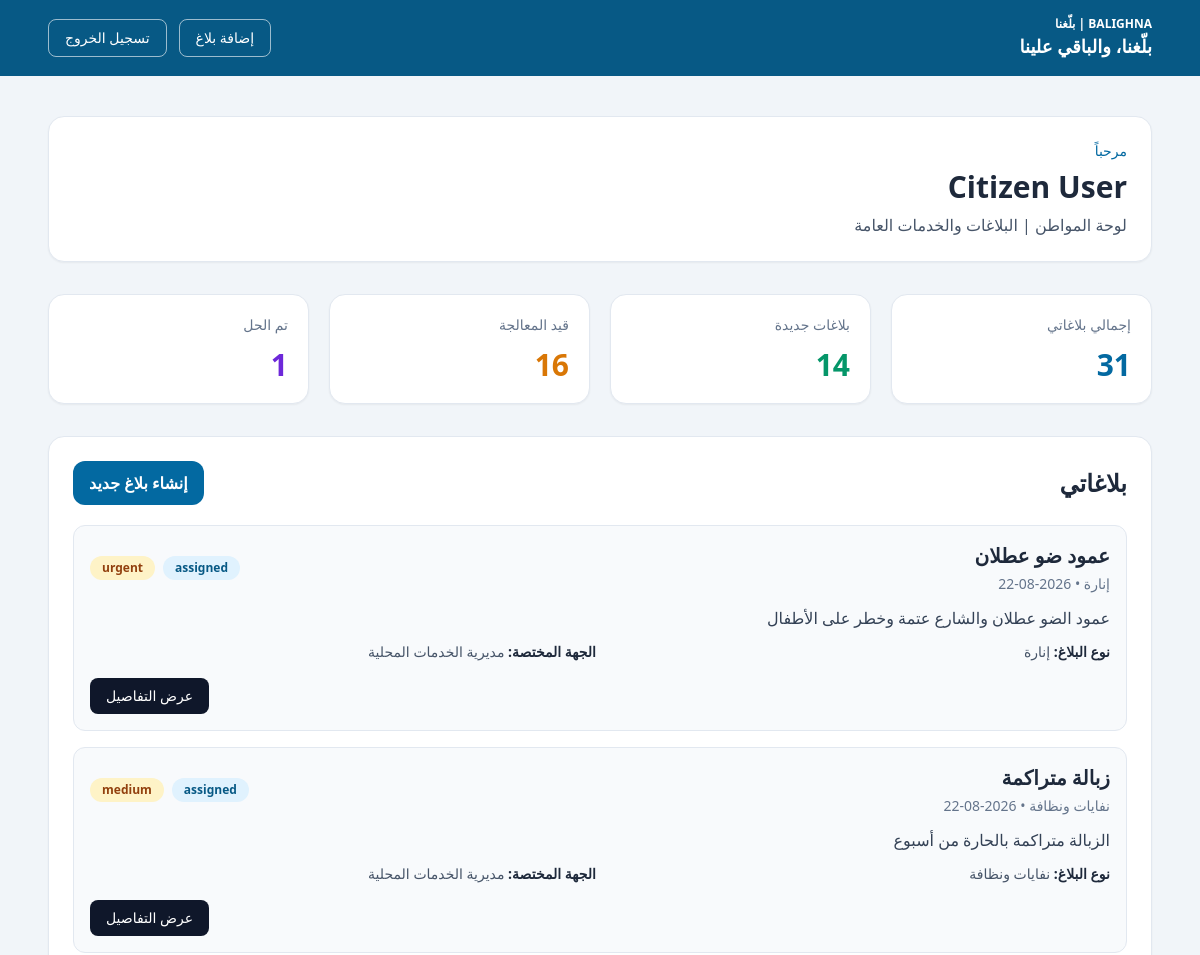
The app's page /citizen (signed in, upper part), older data.
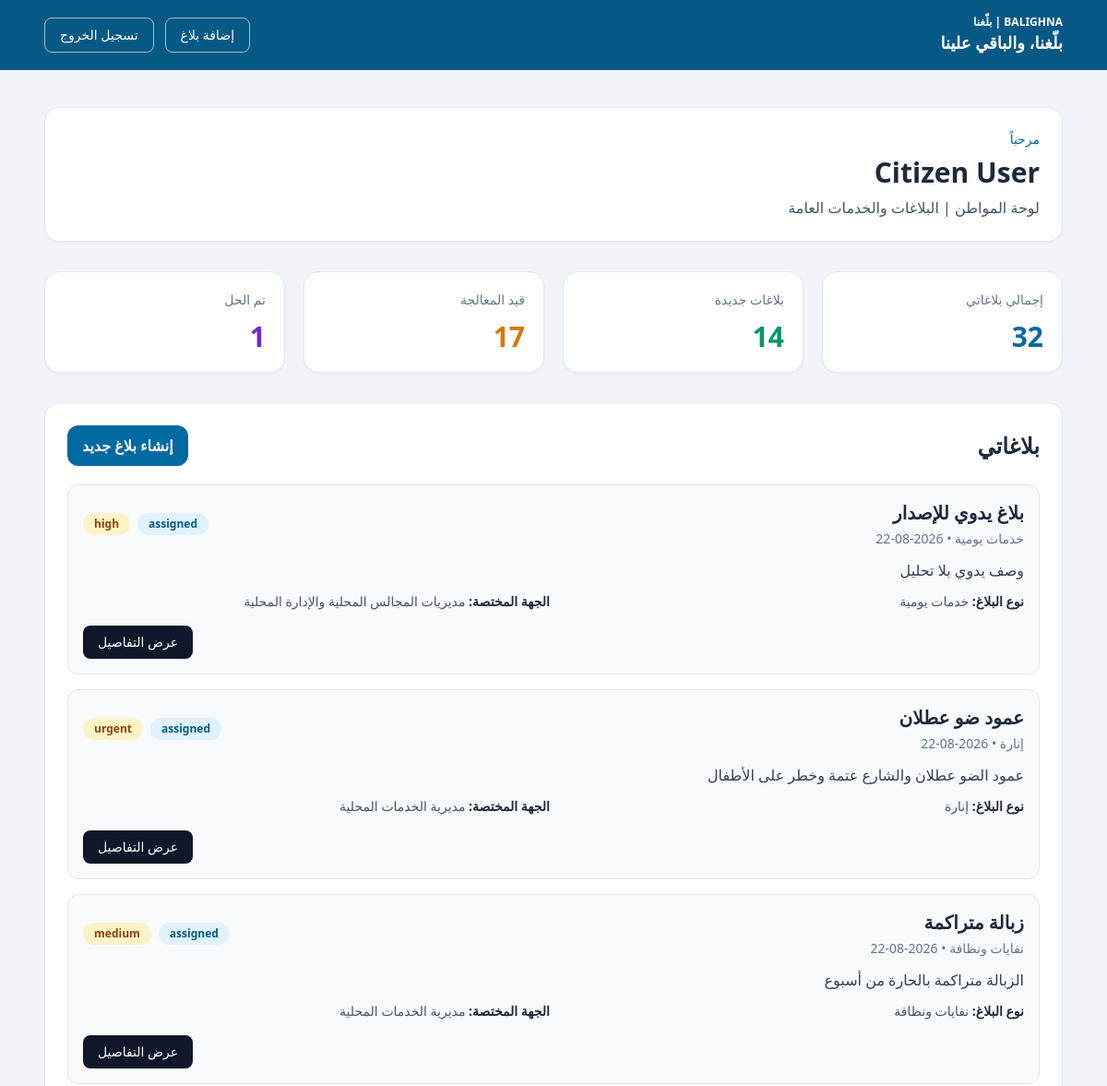
The same page, newer data.
### app/models/complaint.py (models this page shows)
class Complaint(Base):
    __tablename__ = "complaints"
    id: Mapped[int] = mapped_column(primary_key=True, index=True)
    user_id: Mapped[int] = mapped_column(ForeignKey("users.id"), nullable=False)
    category_id: Mapped[int | None] = mapped_column(ForeignKey("categories.id"), nullable=True)
    department_id: Mapped[int | None] = mapped_column(ForeignKey("departments.id"), nullable=True)
    title: Mapped[str] = mapped_column(String(255), nullable=False)
    description: Mapped[str] = mapped_column(Text, nullable=False)
    address: Mapped[str | None] = mapped_column(String(255), nullable=True)
    area: Mapped[str | None] = mapped_column(String(255), nullable=True)
    governorate: Mapped[str | None] = mapped_column(String(255), nullable=True)
    latitude: Mapped[float | None] = mapped_column(Float, nullable=True)
    longitude: Mapped[float | None] = mapped_column(Float, nullable=True)
    image_path: Mapped[str | None] = mapped_column(String(500), nullable=True)
    priority: Mapped[str] = mapped_column(String(50), default="medium", nullable=False)
    status: Mapped[str] = mapped_column(String(50), default="new", nullable=False)
    routing_reason: Mapped[str | None] = mapped_column(Text, nullable=True)
    routing_confidence: Mapped[float | None] = mapped_column(Float, nullable=True)
    assigned_at: Mapped[datetime | None] = mapped_column(DateTime(timezone=True), nullable=True)
    resolved_at: Mapped[datetime | None] = mapped_column(DateTime(timezone=True), nullable=True)
    created_at: Mapped[datetime] = mapped_column(DateTime(timezone=True), default=lambda: datetime.now(timezone.utc), nullable=False)
    updated_at: Mapped[datetime] = mapped_column(
        DateTime(timezone=True),
        default=lambda: datetime.now(timezone.utc),
        onupdate=lambda: datetime.now(timezone.utc),
        nullable=False,
    )
    user: Mapped["User"] = relationship(back_populates="complaints")
    category: Mapped["Category"] = relationship(back_populates="complaints")
    department: Mapped["Department"] = relationship(back_populates="complaints")
    comments: Mapped[list["Comment"]] = relationship(back_populates="complaint")
    updates: Mapped[list["ComplaintUpdate"]] = relationship(back_populates="complaint")

### app/models/category.py (models this page shows)
class Category(Base):
    __tablename__ = "categories"
    id: Mapped[int] = mapped_column(primary_key=True, index=True)
    name: Mapped[str] = mapped_column(String(200), nullable=False)
    slug: Mapped[str] = mapped_column(String(200), unique=True, index=True, nullable=False)
    description: Mapped[str | None] = mapped_column(Text, nullable=True)
    created_at: Mapped[datetime] = mapped_column(DateTime(timezone=True), default=lambda: datetime.now(timezone.utc), nullable=False)
    updated_at: Mapped[datetime] = mapped_column(
        DateTime(timezone=True),
        default=lambda: datetime.now(timezone.utc),
        onupdate=lambda: datetime.now(timezone.utc),
        nullable=False,
    )
    complaints: Mapped[list["Complaint"]] = relationship(back_populates="category")

### app/models/department.py (models this page shows)
class Department(Base):
    __tablename__ = "departments"
    id: Mapped[int] = mapped_column(primary_key=True, index=True)
    name: Mapped[str] = mapped_column(String(255), nullable=False)
    slug: Mapped[str] = mapped_column(String(255), unique=True, index=True, nullable=False)
    description: Mapped[str] = mapped_column(Text, nullable=False)
    scope: Mapped[str] = mapped_column(String(50), nullable=False, default="directorate")
    created_at: Mapped[datetime] = mapped_column(DateTime(timezone=True), default=lambda: datetime.now(timezone.utc), nullable=False)
    updated_at: Mapped[datetime] = mapped_column(
        DateTime(timezone=True),
        default=lambda: datetime.now(timezone.utc),
        onupdate=lambda: datetime.now(timezone.utc),
        nullable=False,
    )
    complaints: Mapped[list["Complaint"]] = relationship(back_populates="department")

### app/routers/auth.py (the view)
@router.get("/citizen")
async def citizen_dashboard(request: Request, user: User = Depends(require_role("citizen")), db: Session = Depends(get_db)):
    return await render_citizen_page(request, user, db, "لوحة المواطن")

### app/templates/dashboard_citizen.html (shortened to what the changed rows need)
<!DOCTYPE html>
<html lang="ar" dir="rtl">
  <head>
    <script src="https://cdn.tailwindcss.com"></script>
  </head>
  <body class="bg-slate-100 text-slate-800" dir="rtl">
    <main class="mx-auto max-w-6xl px-6 py-10">
      <div class="mb-8 rounded-2xl border border-slate-200 bg-white p-6 shadow-sm">
        <h1 class="mt-2 text-3xl font-bold">{{ user.name }}</h1>
      </div>
      <div class="grid gap-5 md:grid-cols-4">
        <div class="rounded-2xl border border-slate-200 bg-white p-5 shadow-sm">
          <p class="text-sm text-slate-500">إجمالي بلاغاتي</p>
          <p class="mt-3 text-3xl font-bold text-sky-700">{{ total_complaints }}</p>
        </div>
        <div class="rounded-2xl border border-slate-200 bg-white p-5 shadow-sm">
          <p class="text-sm text-slate-500">قيد المعالجة</p>
          <p class="mt-3 text-3xl font-bold text-amber-600">{{ in_progress_count }}</p>
        </div>
      </div>
      <div class="mt-8 rounded-2xl border border-slate-200 bg-white p-6 shadow-sm">
        <div class="mb-5 flex items-center justify-between">
          <h2 class="text-2xl font-bold">بلاغاتي</h2>
        </div>
        {% if complaints %}
        <div class="space-y-4">
          {% for complaint in complaints %}
          <div class="rounded-xl border border-slate-200 bg-slate-50 p-4">
            <div class="flex flex-col gap-3 md:flex-row md:items-center md:justify-between">
              <div>
                <h3 class="text-xl font-bold text-slate-800">{{ complaint.title }}</h3>
                <p class="mt-1 text-sm text-slate-500">{{ complaint.category.name if complaint.category else 'غير محدد' }} • {{ complaint.created_at.strftime('%Y-%m-%d') }}</p>
              </div>
              <div class="flex gap-2">
                <span class="rounded-full bg-sky-100 px-3 py-1 text-xs font-semibold text-sky-800">{{ complaint.status }}</span>
                <span class="rounded-full bg-amber-100 px-3 py-1 text-xs font-semibold text-amber-800">{{ complaint.priority }}</span>
              </div>
            </div>
            <p class="mt-3 text-slate-700 line-clamp-2">{{ complaint.description }}</p>
            <div class="mt-3 grid gap-2 text-sm text-slate-600 md:grid-cols-2">
              <div><span class="font-semibold text-slate-800">نوع البلاغ:</span> {{ complaint.category.name if complaint.category else 'غير محدد' }}</div>
              <div><span class="font-semibold text-slate-800">الجهة المختصة:</span> {{ complaint.department.name if complaint.department else 'بانتظار التوجيه' }}</div>
            </div>
            <div class="mt-4 flex justify-end">
              <a href="/citizen/complaints/{{ complaint.id }}" class="rounded-lg bg-slate-900 px-4 py-2 text-sm font-medium text-white hover:bg-slate-800">عرض التفاصيل</a>
            </div>
          </div>
          {% endfor %}
        </div>
        {% else %}
        <div class="rounded-xl border border-dashed border-slate-300 bg-slate-50 p-8 text-center text-slate-600">
          لا توجد بلاغات حتى الآن. أضف أول بلاغ لك.
        </div>
        {% endif %}
      </div>
    </main>
  </body>
</html>

Row changes from the older to the newer data that the page shows:
added Complaint: title "بلاغ يدوي للإصدار", category "خدمات يومية", created_at "2026-08-22", status "assigned", priority "high", description "وصف يدوي بلا تحليل", department "مديريات المجالس المحلية والإدارة المحلية"
Text that changed along with them:
{{ total_complaints }}: "31" → "32"
{{ in_progress_count }}: "16" → "17"
